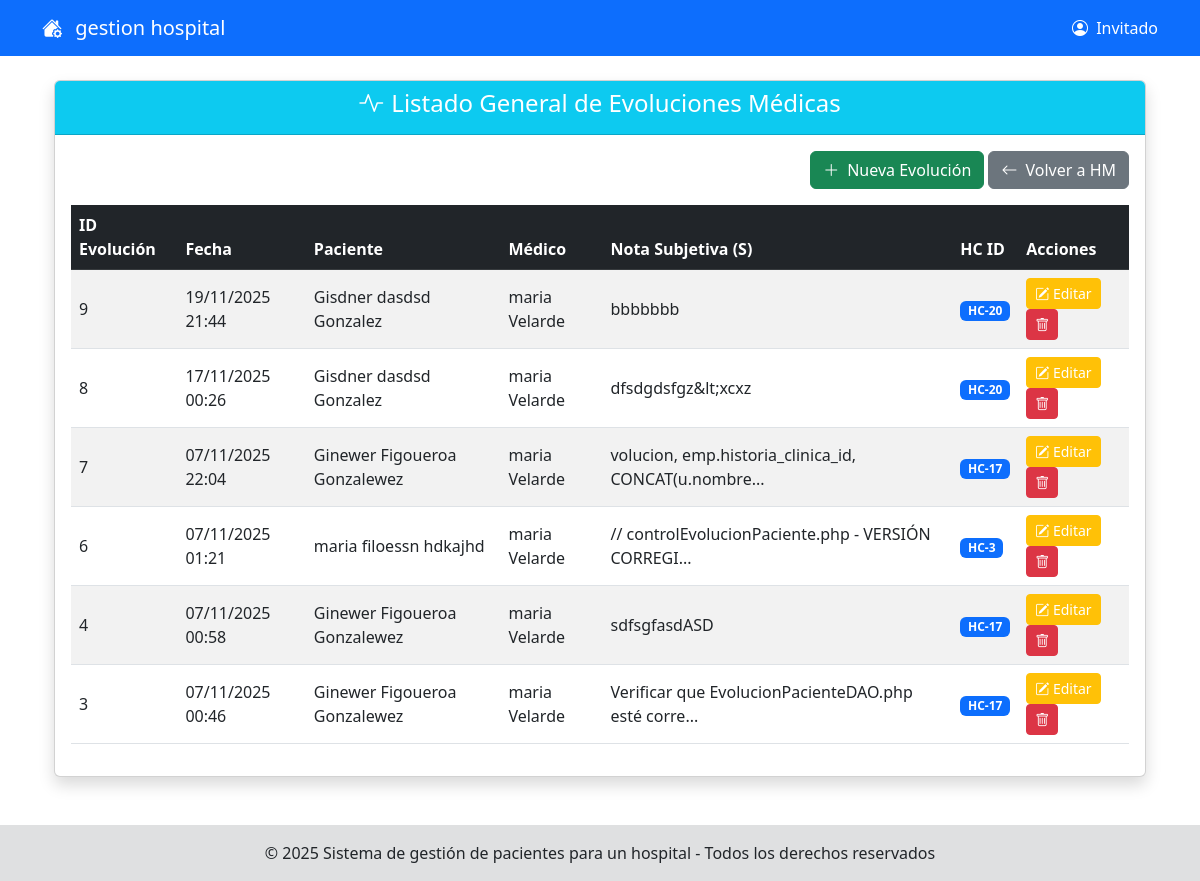
/modeloRol/medico/registroRepetidosPorCadaVisista/gestionEvolucionPaciente/indexEvolucionPaciente.php, run on the app's committed database.
### tables this page shows
CREATE TABLE `evolucion_medica_paciente` (
  `id_evolucion` int(11) NOT NULL,
  `historia_clinica_id` int(11) NOT NULL,
  `id_medico` int(11) NOT NULL COMMENT 'Médico que registra la evolución',
  `fecha_evolucion` datetime NOT NULL DEFAULT current_timestamp(),
  `nota_subjetiva` text DEFAULT NULL COMMENT 'S: Síntomas o quejas referidas por el paciente',
  `nota_objetiva` text DEFAULT NULL COMMENT 'O: Hallazgos del examen físico o resultados de pruebas',
  `analisis` text DEFAULT NULL COMMENT 'A: Evaluación y diagnóstico del médico (Plan A o P)',
  `plan_de_accion` text DEFAULT NULL COMMENT 'P: Tratamiento, medicamentos, interconsultas solicitadas'
);

### modeloRol/medico/registroRepetidosPorCadaVisista/gestionEvolucionPaciente/indexEvolucionPaciente.php (called while the page is built, shortened)
<?php
include_once('./formEvolucionPaciente.php');
$obj = new formEvolucionPaciente();
$obj->formEvolucionPacienteShow();
?>

### modelo/conexion.php (called while the page is built, shortened)
<?php
class Conexion
{
    private static $instancia = null;
    private $connection;
    private $host = 'localhost';
    private $user = 'root';
    private $pass = '';
    private $dbName = 'opipitaltrabajo';
    private function __construct()
    {
        $this->connection = new mysqli($this->host, $this->user, $this->pass, $this->dbName);
        $this->connection->set_charset("utf8");
    }
    public static function getInstancia()
    {
        if (self::$instancia === null) {
            self::$instancia = new Conexion();
        }
        return self::$instancia;
    }
    public function getConnection()
    {
        return $this->connection;
    }
}
?>

### modelo/EvolucionPacienteDAO.php (called while the page is built, shortened)
<?php
include_once('conexion.php');
class EvolucionPacienteDAO
{
    private $connection;
    public function __construct() {
        $this->connection = Conexion::getInstancia()->getConnection();
    }
    public function obtenerTodasEvoluciones()
    {
        $sql = "SELECT
                    emp.id_evolucion,
                    emp.historia_clinica_id,
                    emp.fecha_evolucion,
                    emp.nota_subjetiva,
                    emp.nota_objetiva,
                    emp.analisis,
                    emp.plan_de_accion,
                    CONCAT(u_pac.nombre, ' ', u_pac.apellido_paterno, ' ', u_pac.apellido_materno) AS nombre_paciente,
                    CONCAT(u_med.nombre, ' ', u_med.apellido_paterno) AS nombre_medico,
                    hc.fecha_creacion
                FROM evolucion_medica_paciente emp
                JOIN historia_clinica hc ON emp.historia_clinica_id = hc.historia_clinica_id
                JOIN pacientes p ON hc.id_paciente = p.id_paciente
                JOIN usuarios u_pac ON p.id_usuario = u_pac.id_usuario
                JOIN medicos m ON emp.id_medico = m.id_medico
                JOIN usuarios u_med ON m.id_usuario = u_med.id_usuario
                ORDER BY emp.fecha_evolucion DESC";
        $resultado = $this->connection->query($sql);
        $evoluciones = [];
        if ($resultado) {
            while ($fila = $resultado->fetch_assoc()) {
                $evoluciones[] = $fila;
            }
        }
        return $evoluciones;
    }
}
?>

### modeloRol/medico/registroRepetidosPorCadaVisista/gestionEvolucionPaciente/formEvolucionPaciente.php (the view, shortened to what this page needs)
<?php
include_once("../../../../shared/pantalla.php");
include_once("../../../../modelo/EvolucionPacienteDAO.php");
class formEvolucionPaciente extends pantalla
{
    private $objDAO;
    public function __construct() {
        $this->objDAO = new EvolucionPacienteDAO();
    }
    public function formEvolucionPacienteShow()
    {
        $listaEvoluciones = $this->objDAO->obtenerTodasEvoluciones();
?>
<div class="container mt-4">
    <div class="card shadow">
        <div class="card-header bg-info text-white text-center">
            <h4><i class="bi bi-activity me-2"></i>Listado General de Evoluciones Médicas</h4>
        </div>
        <div class="card-body">
            <div class="row mb-3">
                <div class="col-md-12 text-end">
                    <a href="./agregarEvolucionPaciente/indexEvolucionPaciente.php" class="btn btn-success">
                        <i class="bi bi-plus-lg me-2"></i>Nueva Evolución
                    </a>
                    <a href="../gestionHistorialMedico/indexHistorialMedico.php" class="btn btn-secondary">
                        <i class="bi bi-arrow-left me-2"></i>Volver a HM
                    </a>
                </div>
            </div>
            <div class="table-responsive">
                <table class="table table-striped table-hover align-middle">
                    <thead>
                        <tr class="table-dark">
                            <th>ID Evolución</th>
                            <th>Fecha</th>
                            <th>Paciente</th>
                            <th>Médico</th>
                            <th>Nota Subjetiva (S)</th>
                            <th>HC ID</th>
                            <th>Acciones</th>
                        </tr>
                    </thead>
                    <tbody>
                        <?php if (count($listaEvoluciones) > 0) {
                            foreach ($listaEvoluciones as $evo) { ?>
                                <tr>
                                    <td><?php echo htmlspecialchars($evo['id_evolucion']); ?></td>
                                    <td><?php echo date('d/m/Y H:i', strtotime($evo['fecha_evolucion'])); ?></td>
                                    <td><?php echo htmlspecialchars($evo['nombre_paciente']); ?></td>
                                    <td><?php echo htmlspecialchars($evo['nombre_medico']); ?></td>
                                    <td>
                                        <?php
                                        $notaSubjetiva = htmlspecialchars($evo['nota_subjetiva'] ?? '');
                                        echo strlen($notaSubjetiva) > 50 ? substr($notaSubjetiva, 0, 50) . '...' : $notaSubjetiva;
                                        ?>
                                    </td>
                                    <td>
                                        <span class="badge bg-primary">HC-<?php echo htmlspecialchars($evo['historia_clinica_id']); ?></span>
                                    </td>
                                    <td>
                                        <a href="./editarEvolucionPaciente/indexEvolucionPaciente.php?evo_id=<?php echo htmlspecialchars($evo['id_evolucion']); ?>"
                                           class="btn btn-sm btn-warning text-white" title="Editar evolución">
                                            <i class="bi bi-pencil-square"></i> Editar
                                        </a>
                                        <button onclick="confirmarEliminarEvolucion(<?php echo htmlspecialchars($evo['id_evolucion']); ?>)"
                                                class="btn btn-sm btn-danger" title="Eliminar">
                                            <i class="bi bi-trash"></i>
                                        </button>
                                    </td>
                                </tr>
                            <?php }
                        } ?>
                    </tbody>
                </table>
            </div>
        </div>
    </div>
</div>
<?php
    }
}
?>

### data on the page
evolucion_medica_paciente: id_evolucion "9", fecha_evolucion "19/11/2025 21:44", nombre_paciente "Gisdner dasdsd Gonzalez", nombre_medico "maria Velarde", nota_subjetiva "bbbbbbb", historia_clinica "20"
evolucion_medica_paciente: id_evolucion "8", fecha_evolucion "17/11/2025 00:26", nombre_paciente "Gisdner dasdsd Gonzalez", nombre_medico "maria Velarde", nota_subjetiva "dfsdgdsfgz&lt;xcxz", historia_clinica "20"
evolucion_medica_paciente: id_evolucion "7", fecha_evolucion "07/11/2025 22:04", nombre_paciente "Ginewer Figoueroa Gonzalewez", nombre_medico "maria Velarde", nota_subjetiva "volucion, emp.historia_clinica_id, CONCAT(u.nombre", historia_clinica "17"
evolucion_medica_paciente: id_evolucion "6", fecha_evolucion "07/11/2025 01:21", nombre_paciente "maria filoessn hdkajhd", nombre_medico "maria Velarde", nota_subjetiva "// controlEvolucionPaciente.php - VERSIÓN CORREGI", historia_clinica "3"
evolucion_medica_paciente: id_evolucion "4", fecha_evolucion "07/11/2025 00:58", nombre_paciente "Ginewer Figoueroa Gonzalewez", nombre_medico "maria Velarde", nota_subjetiva "sdfsgfasdASD", historia_clinica "17"
evolucion_medica_paciente: id_evolucion "3", fecha_evolucion "07/11/2025 00:46", nombre_paciente "Ginewer Figoueroa Gonzalewez", nombre_medico "maria Velarde", nota_subjetiva "Verificar que EvolucionPacienteDAO.php esté corre", historia_clinica "17"

### other printed values
$_SESSION['login'] "Invitado"
